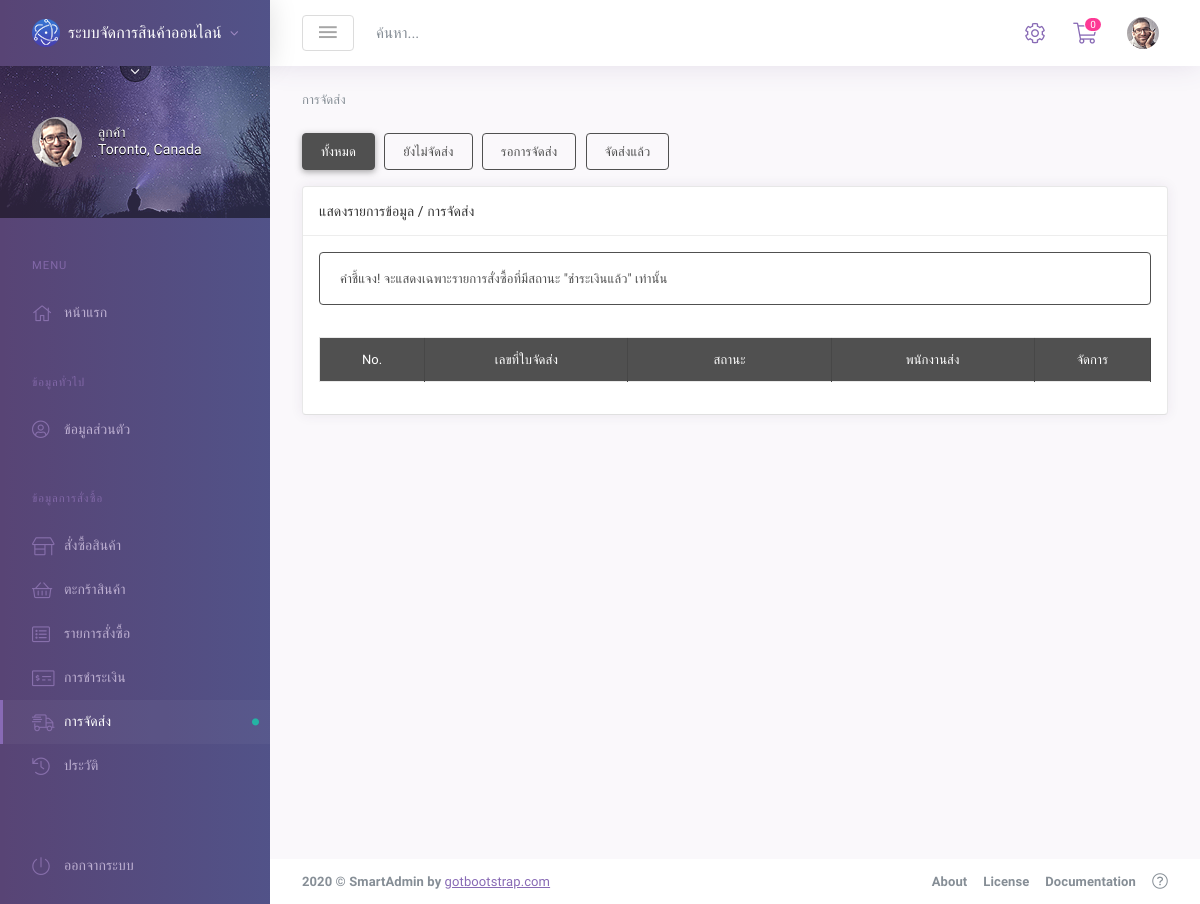
/role_customer/send.php?send (signed in), run on an earlier commit of the app's database.
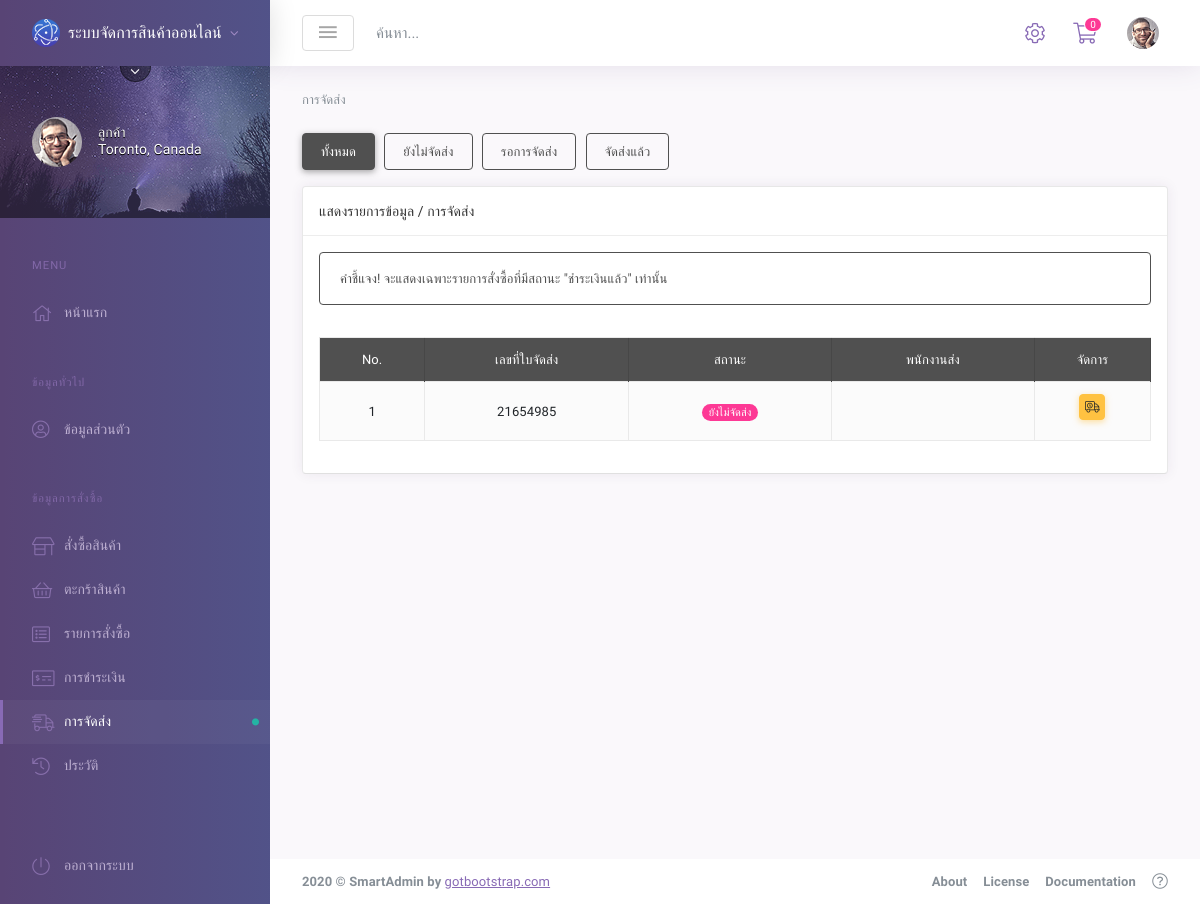
And on a later commit of the database.
### tables this page shows
CREATE TABLE `send` (
  `id` int(11) NOT NULL,
  `orders_id` int(11) NOT NULL,
  `code` varchar(250) NOT NULL,
  `status` enum('ยังไม่จัดส่ง','รอการจัดส่ง','จัดส่งแล้ว') NOT NULL DEFAULT 'ยังไม่จัดส่ง',
  `account_id` varchar(250) DEFAULT NULL,
  `save_time` timestamp NOT NULL DEFAULT current_timestamp(),
  `update_time` timestamp NOT NULL DEFAULT current_timestamp() ON UPDATE current_timestamp()
);

### role_customer/send.php (the view, shortened to what the changed rows need)
<?php
require_once('../database/condb.inc.php');
if (isset($_GET['send'])) {
    $check_send_status = $_GET['send'];
    $check_payment_status = 'ชำระเงินแล้ว';
    if ($check_send_status === '1' || $check_send_status === '2' || $check_send_status === '3') {
        if ($check_send_status === '1') {
            $val_send_status = 'ยังไม่จัดส่ง';
            $btn_send_status = '<a href="send.php?send" class="btn btn-outline-dark waves-effect waves-themed">ทั้งหมด</a>
                                <a href="send.php?send=1" class="btn btn-dark waves-effect waves-themed">ยังไม่จัดส่ง</a>
                                <a href="send.php?send=2" class="btn btn-outline-dark waves-effect waves-themed">รอการจัดส่ง</a>
                                <a href="send.php?send=3" class="btn btn-outline-dark waves-effect waves-themed">จัดส่งแล้ว</a>
                                ';
        } else if ($check_send_status === '2') {
            $val_send_status = 'รอการจัดส่ง';
            $btn_send_status = '<a href="send.php?send" class="btn btn-outline-dark waves-effect waves-themed">ทั้งหมด</a>
                                <a href="send.php?send=1" class="btn btn-outline-dark waves-effect waves-themed">ยังไม่จัดส่ง</a>
                                <a href="send.php?send=2" class="btn btn-dark waves-effect waves-themed">รอการจัดส่ง</a>
                                <a href="send.php?send=3" class="btn btn-outline-dark waves-effect waves-themed">จัดส่งแล้ว</a>
                                ';
        } else {
            $val_send_status = 'จัดส่งแล้ว';
            $btn_send_status = '<a href="send.php?send" class="btn btn-outline-dark waves-effect waves-themed">ทั้งหมด</a>
                                <a href="send.php?send=1" class="btn btn-outline-dark waves-effect waves-themed">ยังไม่จัดส่ง</a>
                                <a href="send.php?send=2" class="btn btn-outline-dark waves-effect waves-themed">รอการจัดส่ง</a>
                                <a href="send.php?send=3" class="btn btn-dark waves-effect waves-themed">จัดส่งแล้ว</a>
                                ';
        }
        $select = $conn->prepare("SELECT o.id AS orders_id,
                                            o.total AS orders_total,
                                            s.id AS send_id,
                                            s.code AS send_code,
                                            s.status AS send_status,
                                            s.account_id AS account_id,
                                            (SELECT concat(a.pkname,'',a.fname,' ',a.lname) FROM account a WHERE a.id = s.account_id) AS account_name
                                    FROM orders o
                                    INNER JOIN payment p ON o.id = p.orders_id
                                    INNER JOIN send s ON o.id = s.orders_id
                                    WHERE p.status=?
                                    AND s.status=?
                                    ORDER BY o.save_time DESC
                                ");
        $select->bindParam(1, $check_payment_status);
        $select->bindParam(2, $val_send_status);
        $select->execute();
    } else {
        $select = $conn->prepare("SELECT o.id AS orders_id,
                                            o.total AS orders_total,
                                            s.id AS send_id,
                                            s.code AS send_code,
                                            s.status AS send_status,
                                            s.account_id AS account_id,
                                            (SELECT concat(a.pkname,'',a.fname,' ',a.lname) FROM account a WHERE a.id = s.account_id) AS account_name
                                    FROM orders o
                                    INNER JOIN payment p ON o.id = p.orders_id
                                    INNER JOIN send s ON o.id = s.orders_id
                                    WHERE p.status=?
                                    ORDER BY o.save_time DESC
                                ");
        $select->bindParam(1, $check_payment_status);
        $select->execute();
    }
}
?>
<!DOCTYPE html>
<html lang="en">
<head>
    <link id="vendorsbundle" rel="stylesheet" media="screen, print" href="../assets/dist/css/vendors.bundle.css">
    <link id="appbundle" rel="stylesheet" media="screen, print" href="../assets/dist/css/app.bundle.css">
    <link id="mytheme" rel="stylesheet" media="screen, print" href="#">
    <link id="myskin" rel="stylesheet" media="screen, print" href="../assets/dist/css/skins/skin-master.css">
    <link rel="stylesheet" media="screen, print" href="../assets/dist/css/datagrid/datatables/datatables.bundle.css">
    <link rel="stylesheet" href="include/style.css">
</head>
<body class="mod-bg-1 mod-nav-link ">
    <div class="page-wrapper">
        <div class="page-inner">
            <div class="page-content-wrapper">
                <main id="js-page-content" role="main" class="page-content">
                    <div class="row">
                        <div class="col-xl-12">
                            <div id="panel-1" class="panel">
                                <div class="panel-hdr">
                                    <h2>
                                        แสดงรายการข้อมูล / การจัดส่ง
                                    </h2>
                                </div>
                                <div class="panel-container show">
                                    <div class="panel-content">
                                        <table id="dt-basic-example" class="table table-bordered table-hover table-striped w-100">
                                            <thead class="bg-dark text-white">
                                                <tr>
                                                    <th style="width:5%; text-align: center; vertical-align: middle;">No.</th>
                                                    <th style="width:10%; text-align: center; vertical-align: middle;">เลขที่ใบจัดส่ง</th>
                                                    <th style="width:10%; text-align: center; vertical-align: middle;">สถานะ</th>
                                                    <th style="width:10%; text-align: center; vertical-align: middle;">พนักงานส่ง</th>
                                                    <th style="width:5%; text-align: center; vertical-align: middle;">จัดการ</th>
                                                </tr>
                                            </thead>
                                            <tbody>
                                                <?php
                                                $i = 1;
                                                while ($row = $select->fetch(PDO::FETCH_ASSOC)) {
                                                    if ($row['send_status'] === 'ยังไม่จัดส่ง') {
                                                        $show_send_status = '<span class="badge badge-danger badge-pill">ยังไม่จัดส่ง</span>';
                                                    } else if ($row['send_status'] === 'รอการจัดส่ง') {
                                                        $show_send_status = '<span class="badge badge-warning badge-pill">รอการจัดส่ง</span>';
                                                    } else {
                                                        $show_send_status = '<span class="badge badge-success badge-pill">จัดส่งแล้ว</span>';
                                                    }
                                                ?>
                                                    <tr>
                                                        <td style="text-align: center; vertical-align: middle;"><?= $i++; ?></td>
                                                        <td style="text-align: center; vertical-align: middle;"><?= $row['send_code']; ?></td>
                                                        <td style="text-align: center; vertical-align: middle;"><?= $show_send_status; ?></td>
                                                        <td style="text-align: center; vertical-align: middle;"><?= $row['account_name']; ?></td>
                                                        <td style="text-align: center; vertical-align: middle;">
                                                            <button type="button" class="btn btn-warning btn-sm btn-icon waves-effect waves-themed mb-2" data-toggle="modal" data-target="#send-modal<?= $row['orders_id']; ?>"><i class="fal fa-shipping-timed"></i></button>
                                                        </td>
                                                    </tr>
                                                <?php } ?>
                                            </tbody>
                                        </table>
                                    </div>
                                </div>
                            </div>
                        </div>
                    </div>
                </main>
            </div>
        </div>
    </div>
</body>
</html>

What changed in the data, as far as the page shows it:
added send: code "21654985", status "ยังไม่จัดส่ง"
